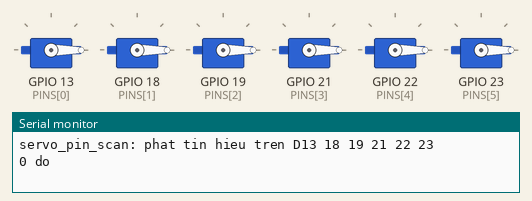
This sketch was run on a simulated ESP32. Shown: 6 × servo, the last lines printed to the serial monitor.

Above: at 0.05 s.
At 4.0 s:
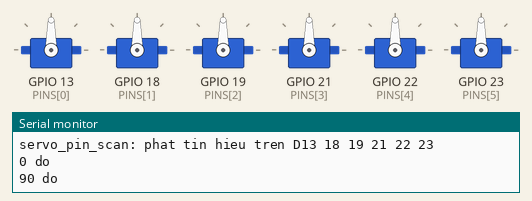
Timing chart, 0 to 5.2 s (numbered marks = the images above):
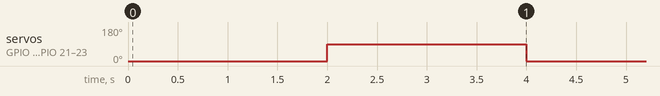

Measured:
- by itself, servo on GPIO 13 (PINS[0]), servo on GPIO 18 (PINS[1]), servo on GPIO 19 (PINS[2]), servo on GPIO 21 (PINS[3]), servo on GPIO 22 (PINS[4]), servo on GPIO 23 (PINS[5]): alternates 90° for 2.0 s and 0° for 2.0 s

The sketch:

servo_pin_scan.ino
```cpp
// Tìm lỗi đường tín hiệu servo. Phát cùng một tín hiệu servo (0 độ <-> 90 độ, mỗi 2 giây)
// trên nhiều chân cùng lúc. Chỉ cần chuyển dây cam (tín hiệu) của servo lần lượt sang từng chân.
// Dây đỏ nối thẳng VIN và dây nâu nối thẳng GND của ESP32 (không qua breadboard).
#include <ESP32Servo.h>

const int PINS[] = {13, 18, 19, 21, 22, 23};
const int N = sizeof(PINS) / sizeof(PINS[0]);
Servo servos[N];

void setup() {
  Serial.begin(115200);
  for (int i = 0; i < 4; i++) ESP32PWM::allocateTimer(i);
  Serial.print("servo_pin_scan: phat tin hieu tren D");
  for (int i = 0; i < N; i++) {
    int ch = servos[i].attach(PINS[i]);
    Serial.printf("%d%s ", PINS[i], ch > 0 ? "" : "(LOI attach)");
  }
  Serial.println();
}

void loop() {
  for (int i = 0; i < N; i++) servos[i].write(0);
  Serial.println("0 do");
  delay(2000);
  for (int i = 0; i < N; i++) servos[i].write(90);
  Serial.println("90 do");
  delay(2000);
}
```
